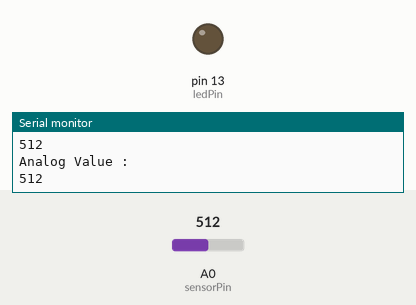
A sketch run on a simulated Arduino Uno, built with avr-gcc and run on an emulated ATmega328P. On the bench: output pins drawn as LEDs (lit = HIGH), the last lines printed to the serial monitor. The inputs (shaded band) are chosen by the test bench; at power-on: A0 (sensorPin) = 512.

Above: at 1.8 s.
1.9 s: A0 (sensorPin) set to 312
3.4 s: A0 (sensorPin) set to 292
At 4.9 s:
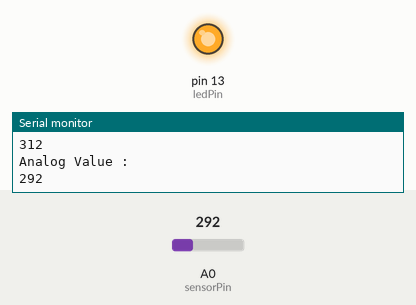
5.5 s: A0 (sensorPin) set to 306
At 6.4 s:
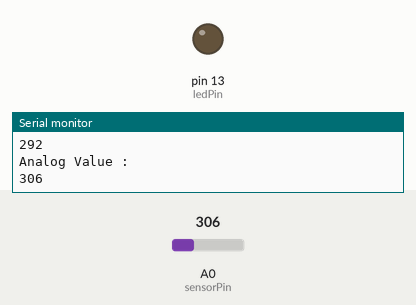
7.5 s: A0 (sensorPin) set to 290
At 9.2 s:
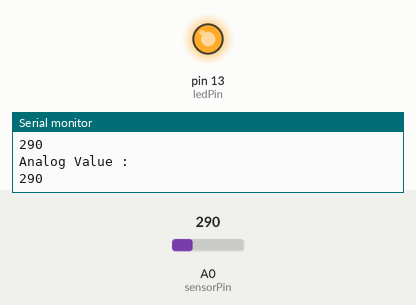
Timing chart, 0 to 10.5 s (numbered marks = the images above; inputs shaded):
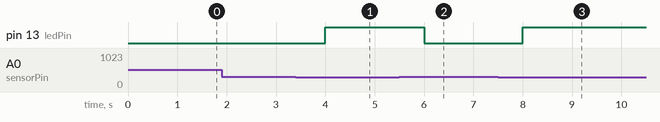

Measured:
- the behaviour switches between 300 and 299 on A0 (sensorPin) (found by bisection; images 0 and 1)
- after the input at 3.4 s, pin 13 (ledPin): LOW → HIGH after 0.60 s
- after the input at 5.5 s, pin 13 (ledPin): HIGH → LOW after 0.50 s
- after the input at 7.5 s, pin 13 (ledPin): LOW → HIGH after 0.50 s

The sketch:

09_Soil_Moisture_sensor.ino
```cpp
int sensorPin = A0;
int sensorValue;
int limit = 300;
int ledPin = 13;

void setup() {
 Serial.begin(9600);
 pinMode(ledPin, OUTPUT);
}

void loop() {

 sensorValue = analogRead(sensorPin);
 Serial.println("Analog Value : ");
 Serial.println(sensorValue);

 if (sensorValue<limit) {
 digitalWrite(ledPin, HIGH);
 }
 else {
 digitalWrite(ledPin, LOW);
 }

 delay(1000);
}
```
